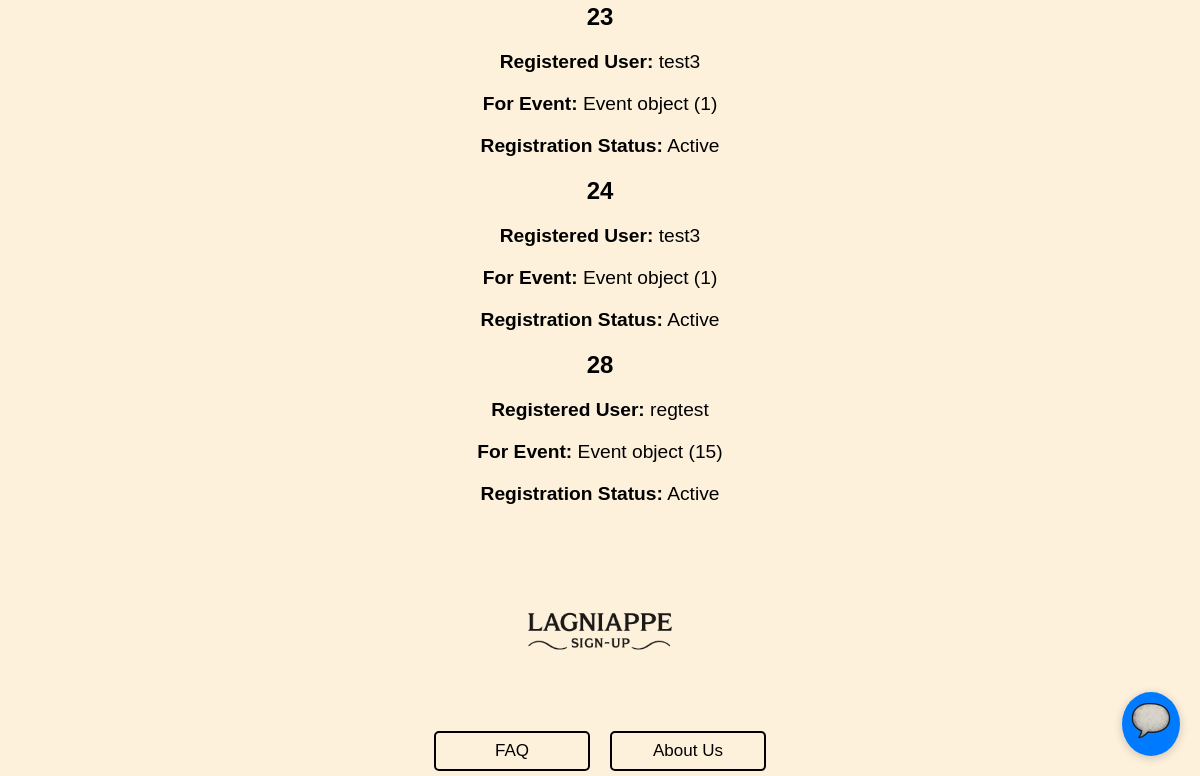
The page /registration/list (lower part) on the database as committed earlier.
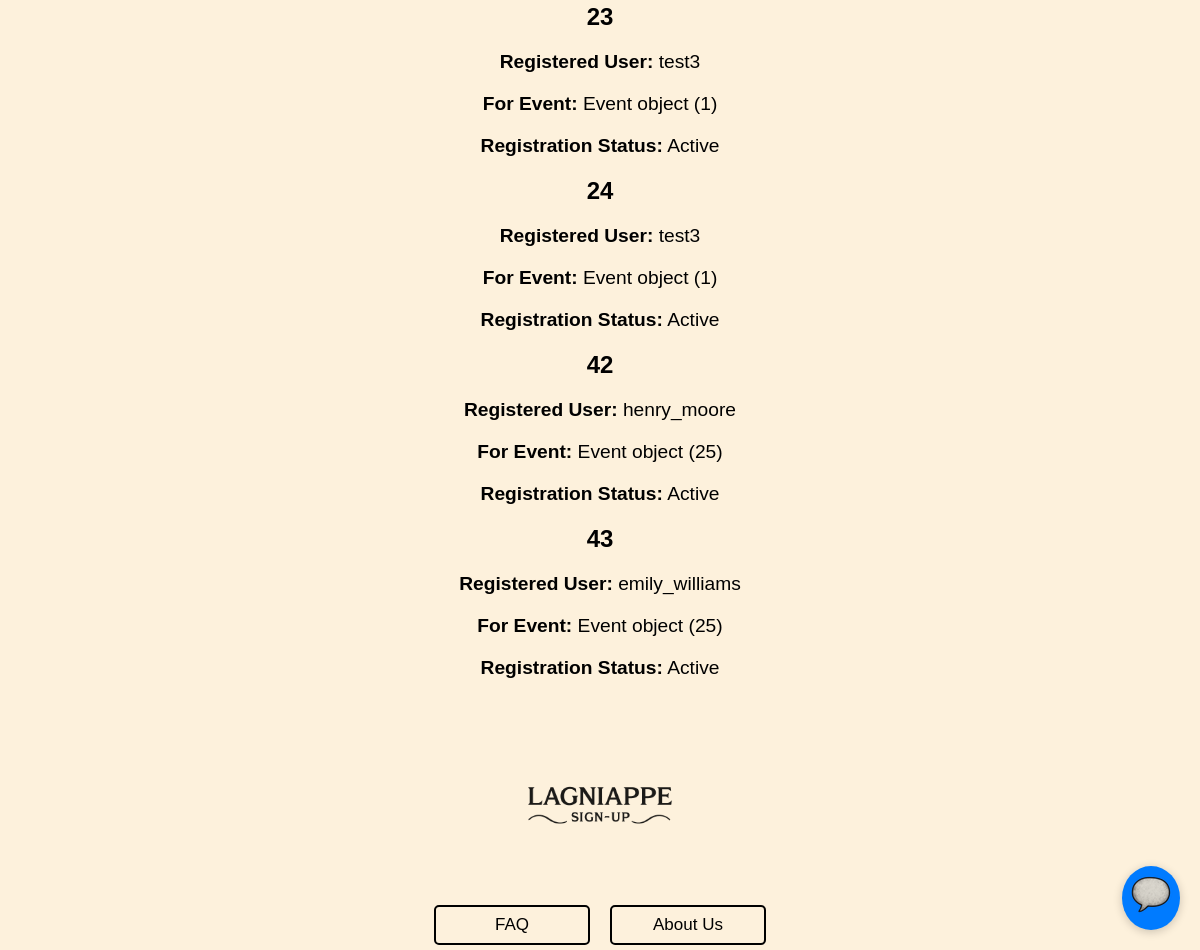
The same page on the database as committed later.
### events/models.py (models this page shows)
class Registration(models.Model):
    RegistrationID = models.AutoField(("registrationID"), primary_key=True)
    UserID = models.ForeignKey(Users, on_delete=models.CASCADE)
    EventID = models.ForeignKey(Event, on_delete=models.CASCADE)
    RegistrationStatus = models.BooleanField(("registrationstatus"), default=True)
    RegistrationDate = models.DateTimeField(("registrationdate"), auto_now_add=True)

class Users(AbstractUser): # AbstractUser comes with a whole bunch of attributes
    UserID = models.AutoField(("userID"), primary_key=True) # autofield automatically increments an int as a new row is created
    groups = models.ManyToManyField(
        'auth.Group',
        related_name='event_users',  # Custom related_name for reverse accessor
        blank=True
    )
    user_permissions = models.ManyToManyField(
        'auth.Permission',
        related_name='event_user_permissions',  # Custom related_name for reverse accessor
        blank=True
    )

class Event(models.Model):
    EventID = models.AutoField(("eventID"), primary_key=True)
    OrganizerID = models.ForeignKey(Users, on_delete=models.CASCADE)
    CategoryID = models.ForeignKey(Category, on_delete=models.CASCADE)
    Title = models.CharField(("title"), max_length=100)
    Description = models.CharField(("description"), max_length=500)
    Location = models.CharField(("location"), max_length=100)
    DateTime = models.DateTimeField(("datetime"), null=True)
    EventStatus = models.BooleanField(("eventstatus"), default=True)

### lagniappe_signup/views.py (the view)
# urls.py: path('registration/list', views.list_reg.as_view(), name="registration-list"),
class list_reg(ListView):
    model = Registration
    template_name = "registration_list.html"
    context_object_name = "registrations"
    paginate = 20

### templates/registration_list.html (shortened to what this page needs)
{% extends "base.html" %}
{% block content %}
  {% if registrations %}
    <ul style="list-style-type: none; padding-left: 0;">
      {% for r in registrations %}
        <li>
          <h2>{{ r.RegistrationID }}</h2>
          <p><strong>Registered User:</strong> {{ r.UserID }}</p>
          <p><strong>For Event:</strong> {{ r.EventID }}</p>
          <p><strong>Registration Status:</strong> {% if r.RegistrationStatus %}Active{% else %}Inactive{% endif %}</p>
        </li>
      {% endfor %}
    </ul>
  {% else %}
    <p>No registrations registered.</p>
  {% endif %}
{% endblock %}

Rows that differ between the two databases and show on the page:
removed Registration: RegistrationID "28", UserID "regtest", EventID "Event object (15)", RegistrationStatus "Active"
added Registration: RegistrationID "42", UserID "henry_moore", EventID "Event object (25)", RegistrationStatus "Active"
added Registration: RegistrationID "43", UserID "emily_williams", EventID "Event object (25)", RegistrationStatus "Active"
